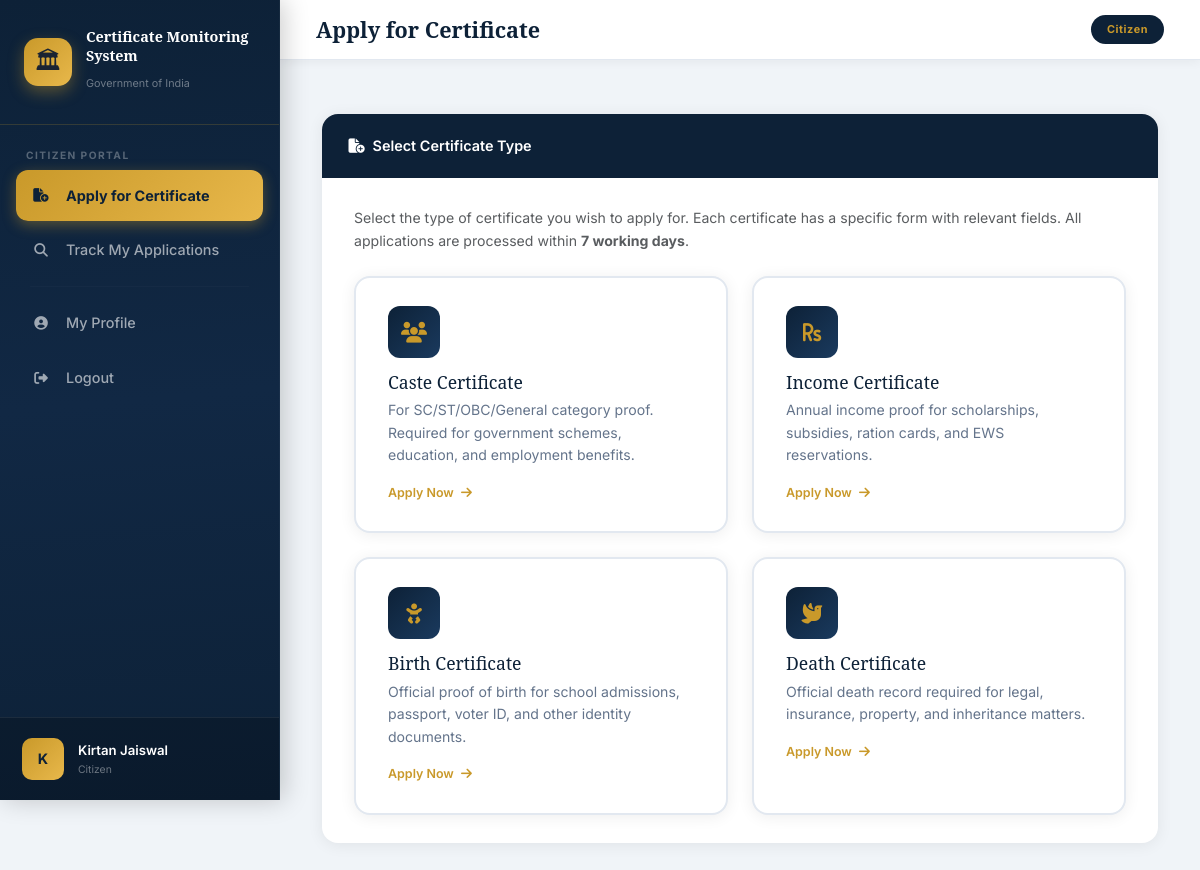
Page /applications/apply/ (signed in) on the committed database.
### users/models.py (models this page shows, shortened)
class User(AbstractUser):
    CITIZEN = 'CITIZEN'
    OFFICER = 'OFFICER'
    ADMIN = 'ADMIN'
    ROLE_CHOICES = [
        (CITIZEN, 'Citizen'),
        (OFFICER, 'Revenue Officer'),
        (ADMIN, 'Revenue Admin'),
    ]
    role = models.CharField(max_length=10, choices=ROLE_CHOICES, default=CITIZEN)
    phone = models.CharField(max_length=15, blank=True)
    address = models.TextField(blank=True)
    created_at = models.DateTimeField(auto_now_add=True)
    def is_citizen(self):
        return self.role == self.CITIZEN
    def is_officer(self):
        return self.role == self.OFFICER
    def is_admin(self):
        return self.role == self.ADMIN
    def get_role_display_name(self):
        return dict(self.ROLE_CHOICES).get(self.role, self.role)

### applications/views.py (the view)
# urls.py: path('apply/', views.choose_certificate, name='choose_certificate'),
@login_required
def choose_certificate(request):
    if not request.user.is_citizen():
        messages.error(request, 'Access denied.')
        return redirect('login')
    return render(request, 'applications/choose_certificate.html', {'cert_labels': CERT_LABELS})

### templates/applications/choose_certificate.html (shortened to what this page needs)
{% extends 'base.html' %}
{% block page_title %}Apply for Certificate{% endblock %}
{% block active_submit %}active{% endblock %}
{% block content %}
<div class="row justify-content-center">
  <div class="col-12">
    <div class="card mb-4">
      <div class="card-header-navy">
        <span><i class="fas fa-file-circle-plus me-2"></i>Select Certificate Type</span>
      </div>
      <div class="card-body" style="padding:28px 32px;">
        <p class="text-muted mb-4" style="font-size:0.88rem;">Select the type of certificate you wish to apply for. Each certificate has a specific form with relevant fields. All applications are processed within <strong>7 working days</strong>.</p>
        <div class="row g-4">
          <div class="col-md-6">
            <a href="{% url 'submit_application' 'CASTE' %}" class="text-decoration-none">
              <div class="card h-100" style="border:2px solid #e2e8f0; border-radius:16px; transition:all 0.2s; cursor:pointer;" onmouseover="this.style.borderColor='#c9992a';this.style.boxShadow='0 4px 20px rgba(201,153,42,0.15)'" onmouseout="this.style.borderColor='#e2e8f0';this.style.boxShadow=''">
                <div class="card-body" style="padding:28px 32px;">
                  <div style="width:52px;height:52px;background:linear-gradient(135deg,#0d2137,#1a3a5e);border-radius:12px;display:flex;align-items:center;justify-content:center;margin-bottom:14px;">
                    <i class="fas fa-users" style="color:#c9992a;font-size:1.3rem;"></i>
                  </div>
                  <h5 style="font-family:'Noto Serif',serif;color:#0d2137;font-size:1.1rem;margin-bottom:6px;">Caste Certificate</h5>
                  <p style="color:#64748b;font-size:0.88rem;margin:0;line-height:1.6;">For SC/ST/OBC/General category proof. Required for government schemes, education, and employment benefits.</p>
                  <div class="mt-3" style="font-size:0.78rem;font-weight:600;color:#c9992a;">Apply Now <i class="fas fa-arrow-right ms-1"></i></div>
                </div>
              </div>
            </a>
          </div>
          <div class="col-md-6">
            <a href="{% url 'submit_application' 'INCOME' %}" class="text-decoration-none">
              <div class="card h-100" style="border:2px solid #e2e8f0; border-radius:16px; transition:all 0.2s; cursor:pointer;" onmouseover="this.style.borderColor='#c9992a';this.style.boxShadow='0 4px 20px rgba(201,153,42,0.15)'" onmouseout="this.style.borderColor='#e2e8f0';this.style.boxShadow=''">
                <div class="card-body" style="padding:28px 32px;">
                  <div style="width:52px;height:52px;background:linear-gradient(135deg,#0d2137,#1a3a5e);border-radius:12px;display:flex;align-items:center;justify-content:center;margin-bottom:14px;">
                    <i class="fas fa-rupee-sign" style="color:#c9992a;font-size:1.3rem;"></i>
                  </div>
                  <h5 style="font-family:'Noto Serif',serif;color:#0d2137;font-size:1.1rem;margin-bottom:6px;">Income Certificate</h5>
                  <p style="color:#64748b;font-size:0.88rem;margin:0;line-height:1.6;">Annual income proof for scholarships, subsidies, ration cards, and EWS reservations.</p>
                  <div class="mt-3" style="font-size:0.78rem;font-weight:600;color:#c9992a;">Apply Now <i class="fas fa-arrow-right ms-1"></i></div>
                </div>
              </div>
            </a>
          </div>
          <div class="col-md-6">
            <a href="{% url 'submit_application' 'BIRTH' %}" class="text-decoration-none">
              <div class="card h-100" style="border:2px solid #e2e8f0; border-radius:16px; transition:all 0.2s; cursor:pointer;" onmouseover="this.style.borderColor='#c9992a';this.style.boxShadow='0 4px 20px rgba(201,153,42,0.15)'" onmouseout="this.style.borderColor='#e2e8f0';this.style.boxShadow=''">
                <div class="card-body" style="padding:28px 32px;">
                  <div style="width:52px;height:52px;background:linear-gradient(135deg,#0d2137,#1a3a5e);border-radius:12px;display:flex;align-items:center;justify-content:center;margin-bottom:14px;">
                    <i class="fas fa-baby" style="color:#c9992a;font-size:1.3rem;"></i>
                  </div>
                  <h5 style="font-family:'Noto Serif',serif;color:#0d2137;font-size:1.1rem;margin-bottom:6px;">Birth Certificate</h5>
                  <p style="color:#64748b;font-size:0.88rem;margin:0;line-height:1.6;">Official proof of birth for school admissions, passport, voter ID, and other identity documents.</p>
                  <div class="mt-3" style="font-size:0.78rem;font-weight:600;color:#c9992a;">Apply Now <i class="fas fa-arrow-right ms-1"></i></div>
                </div>
              </div>
            </a>
          </div>
          <div class="col-md-6">
            <a href="{% url 'submit_application' 'DEATH' %}" class="text-decoration-none">
              <div class="card h-100" style="border:2px solid #e2e8f0; border-radius:16px; transition:all 0.2s; cursor:pointer;" onmouseover="this.style.borderColor='#c9992a';this.style.boxShadow='0 4px 20px rgba(201,153,42,0.15)'" onmouseout="this.style.borderColor='#e2e8f0';this.style.boxShadow=''">
                <div class="card-body" style="padding:28px 32px;">
                  <div style="width:52px;height:52px;background:linear-gradient(135deg,#0d2137,#1a3a5e);border-radius:12px;display:flex;align-items:center;justify-content:center;margin-bottom:14px;">
                    <i class="fas fa-dove" style="color:#c9992a;font-size:1.3rem;"></i>
                  </div>
                  <h5 style="font-family:'Noto Serif',serif;color:#0d2137;font-size:1.1rem;margin-bottom:6px;">Death Certificate</h5>
                  <p style="color:#64748b;font-size:0.88rem;margin:0;line-height:1.6;">Official death record required for legal, insurance, property, and inheritance matters.</p>
                  <div class="mt-3" style="font-size:0.78rem;font-weight:600;color:#c9992a;">Apply Now <i class="fas fa-arrow-right ms-1"></i></div>
                </div>
              </div>
            </a>
          </div>
        </div>
      </div>
    </div>
  </div>
</div>
{% endblock %}

### templates/base.html (shortened to what this page needs)
<!DOCTYPE html>
<html lang="en">
<head>
    <link href="https://cdn.jsdelivr.net/npm/bootstrap@5.3.2/dist/css/bootstrap.min.css" rel="stylesheet">
    <link href="https://cdnjs.cloudflare.com/ajax/libs/font-awesome/6.5.0/css/all.min.css" rel="stylesheet">
</head>
<body>
{% if user.is_authenticated %}
<div class="sidebar">
    <div class="sidebar-brand">
        <div class="emblem">🏛</div>
        <div class="brand-text">
            <span class="brand-title">Certificate Monitoring System</span>
            <span class="brand-sub">Government of India</span>
        </div>
    </div>
    <div class="sidebar-section">
        {% if user.is_citizen %}
        <div class="sidebar-section-label">Citizen Portal</div>
        <a href="{% url 'choose_certificate' %}" class="nav-link-item {% block active_submit %}{% endblock %}">
            <span class="icon"><i class="fas fa-file-circle-plus"></i></span> Apply for Certificate
        </a>
        <a href="{% url 'track_applications' %}" class="nav-link-item {% block active_track %}{% endblock %}">
            <span class="icon"><i class="fas fa-magnifying-glass"></i></span> Track My Applications
        </a>
        {% endif %}
        <hr class="sidebar-divider">
        <a href="{% url 'profile' %}" class="nav-link-item">
            <span class="icon"><i class="fas fa-user-circle"></i></span> My Profile
        </a>
        <a href="{% url 'logout' %}" class="nav-link-item">
            <span class="icon"><i class="fas fa-right-from-bracket"></i></span> Logout
        </a>
    </div>
    <div class="sidebar-user">
        <div class="avatar">{{ user.username|first|upper }}</div>
        <div style="overflow:hidden; flex:1;">
            <div class="user-name">{{ user.get_full_name|default:user.username }}</div>
            <div class="user-role">{{ user.get_role_display_name }}</div>
        </div>
    </div>
</div>
<div class="main-wrapper">
    <div class="topbar">
        <div class="page-title">{% block page_title %}{% endblock %}</div>
        <span class="topbar-badge">{{ user.get_role_display_name }}</span>
    </div>
    <div class="messages-container">
    </div>
    <div class="content-area">
        {% block content %}{% endblock %}
    </div>
</div>
{% else %}
{% block auth_content %}{% endblock %}
{% endif %}
</body>
</html>

### rows in the picture
User: username|first "K", get_full_name "Kirtan Jaiswal", get_role_display_name "Citizen"
